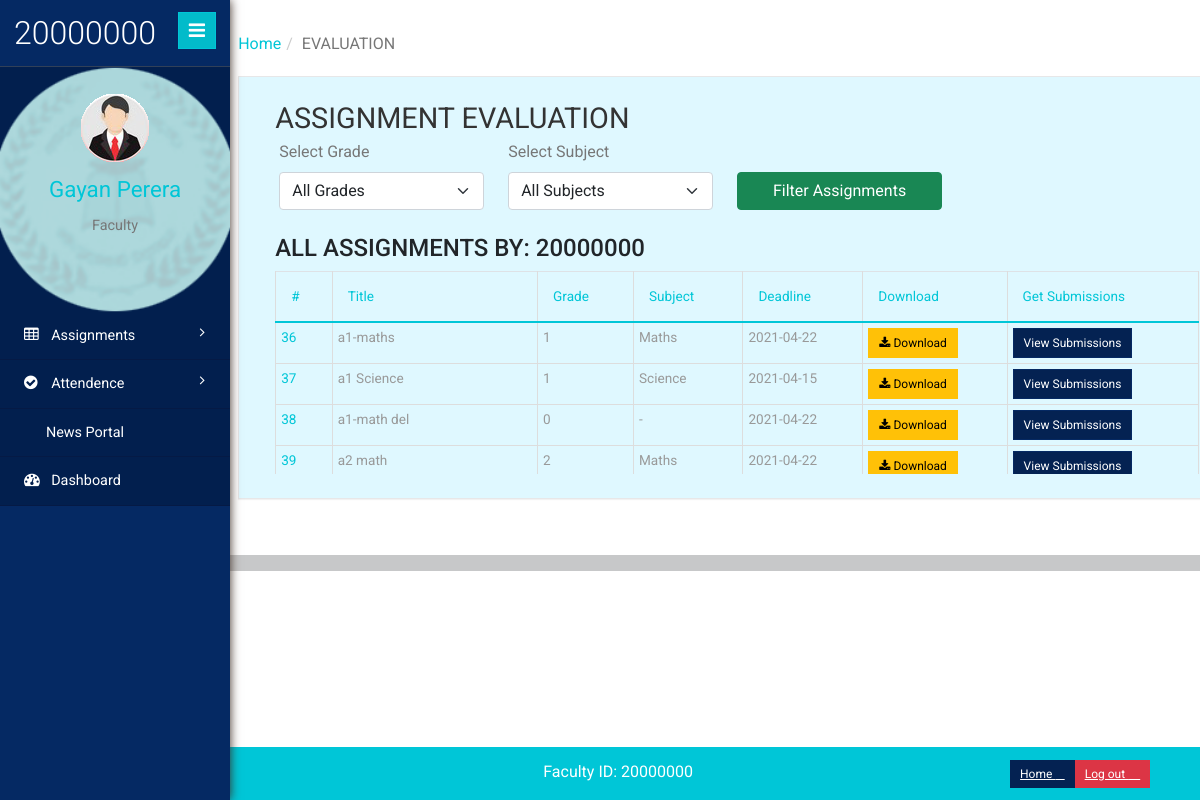
The page /faculty/home.php?at=evaluation (signed in) on the database its author committed.
### tables this page shows
CREATE TABLE `fc_assignments` (
  `assi_id` int(12) NOT NULL,
  `t_username` int(12) NOT NULL,
  `assi_dateup` datetime NOT NULL DEFAULT CURRENT_TIMESTAMP,
  `assi_deadline` date NOT NULL,
  `assi_subject` varchar(20) NOT NULL,
  `assi_title` varchar(50) NOT NULL,
  `assi_grade` int(5) NOT NULL,
  `assi_location` varchar(90) NOT NULL,
  `assi_size` int(8) NOT NULL DEFAULT '0'
);

CREATE TABLE `teacher_info` (
  `t_id` int(12) NOT NULL,
  `t_fullname` varchar(100) NOT NULL,
  `t_address` varchar(100) NOT NULL,
  `t_email` varchar(50) NOT NULL,
  `t_username` int(12) NOT NULL,
  `t_pass` varchar(30) NOT NULL,
  `t_dob` varchar(20) NOT NULL,
  `t_contact` varchar(15) NOT NULL,
  `t_staff_type` varchar(10) NOT NULL DEFAULT 'Teacher',
  `t_gender` varchar(10) NOT NULL,
  `t_created` datetime NOT NULL DEFAULT CURRENT_TIMESTAMP
);

### setting/config.php (called while the page is built, shortened)
<?php
class project2
{
	public $username = "username";
	public $password = "password";
	public $server = "localhost";
	public $dbname = "project2";
	public $connectdb;
	function __construct()
	{
		$this->connectdb = new mysqli($this->server,$this->username,$this->password,$this->dbname);
	}
	public function teacher_info($adminname,$t_staff_type)
	{
		switch($t_staff_type)
		{
			case "Teacher":
			$teacher_info_select = "select * from teacher_info where t_staff_type='$t_staff_type' AND t_username='$adminname'";
			break;
		}
		$teacher_info_select_run = $this->connectdb->query($teacher_info_select);
		return $teacher_info_select_run;
	}
	public function assi_list_faculty($t_username)
	{
		$assi_get = "SELECT * FROM `fc_assignments` WHERE t_username='$t_username'";
		$assi_run =  $this->connectdb->query($assi_get);
		return $assi_run;
	}
}
$ravi = new project2;
?>

### faculty/evaluation.php (the view, shortened to what this page needs)
<div class="outter-wp">
    <div class="sub-heard-part">
        <ol class="breadcrumb m-b-0">
            <li><a href="home.php">Home</a></li>
            <li class="active"><?php echo strtoupper($_GET['at']); ?> </li>
        </ol>
    </div>
    <div class="bkbox">
        <div class="validation-form container">
            <h2 class="inner-tittle ">ASSIGNMENT EVALUATION</h2>
            <form method="post" class="row g-3 needs-validation banukastform" novalidate enctype="multipart/form-data">
                <div class="row">
                    <div class="col-md-3 ">
                        <label class="form-label">Select Grade</label>
                        <select name="assi_grade" class="form-select" required>
                            <option value="All Grades"
                                <?php if(isset($_POST['btn_filter']) && $_POST['assi_grade']=="All Grades" ) { echo 'selected="selected"';} ?>>
                                All Grades</option>
                        </select>
                    </div>
                    <div class="col-md-3 ">
                        <label class="form-label">Select Subject</label>
                        <select name="assi_subject" class="form-select" required>
                            <option value="All Subjects"
                                <?php if(isset($_POST['btn_filter']) && $_POST['assi_subject']=="All Subjects" ) { echo 'selected="selected"';} ?>>
                                All Subjects</option>
                        </select>
                    </div>
                    <div class="col-md-3">
                        <label class="form-label">&nbsp;</label>
                        <button type="submit" name="btn_filter" class="btn-block btn btn-success">Filter
                            Assignments</button>
                    </div>
                </div>
            </form>
        </div>
        <br>
        <div class="container" id="tablediv">
            <?php
            $get_assi_list = $ravi->assi_list_faculty($t_username);
            if(isset($_POST['btn_filter'])){ ?>
            <h4 class="inner-tittle text-titlecase">Assignments by: <?php echo $t_username?>
                For Grade: <?php echo $_POST['assi_grade']?> | Subject: <?php echo $_POST['assi_subject']?></h4>
            <?php      }else{ ?>
            <h4 class="inner-tittle text-uppercase">All Assignments by: <?php echo $t_username?></h4>
            <?php      }
            if($get_assi_list->num_rows > 0){
        ?>
            <table class="table table-bordered table-sm table-responsive mytbl">
                <thead>
                    <tr>
                        <th>#</th>
                        <th>Title</th>
                        <th>Grade</th>
                        <th>Subject</th>
                        <th>Deadline</th>
                        <th>Download</th>
                        <th>Get Submissions</th>
                    </tr>
                </thead>
                <tbody>
                    <?php
                        while($row =$get_assi_list->fetch_assoc())	{
                    ?>
                    <tr>
                        <th><?php echo $row['assi_id'] ?></th>
                        <td><?php echo $row['assi_title']?></td>
                        <td><?php echo $row['assi_grade']?></td>
                        <td><?php echo $row['assi_subject']?></td>
                        <td><?php echo $row['assi_deadline']?></td>
                        <td><a class="btn btn-warning btn-sm" href="<?php echo $row['assi_location'] ?>"
                                target="_blank">
                                <i class="fa fa-download fw-fa"></i> Download</a>
                        </td>
                        <td>
                            <form class="form-inline" method="post" action="home.php?at=evaluate">
                                <button type="submit" name="btn_subs" class="btn btn-primary btn-sm">View Submissions</button>
                            </form>
                        </td>
                    </tr>
                    <?php
                        }
                    ?>
                </tbody>
            </table>
            <?php }else{ ?>
            <h4 class="inner-tittle text-uppercase">No Previous Uploads</h4>
            <?php }  ?>
        </div>
    </div>
</div>

### faculty/home.php (shortened to what this page needs)
<?php
include "../setting/config.php";
if(!$_SESSION['t_user'])
{
	header("location:index.php");
}
else
{
	$t_username = $_SESSION['t_user'];
	$t_name = $ravi->teacher_info($t_username,"Teacher");
	$faculty_display = $t_name->fetch_assoc();
}
?>
<!DOCTYPE HTML>
<html>
<head>
    <link href="css/bootstrap.min.css" rel='stylesheet' type='text/css' />
    <link href="../css/bootstrap5.min.css" rel="stylesheet" type='text/css'>
    <link href="css/style.css" rel='stylesheet' type='text/css' />
    <link href="css/banukacss.css" rel='stylesheet' type='text/css' />
    <link href="css/font-awesome.css" rel="stylesheet">
    <link rel="stylesheet" href="css/icon-font.min.css" type='text/css' />
    <link href="css/fabochart.css" rel='stylesheet' type='text/css' />
    <link rel="stylesheet" href="js-calendar/app.css">
</head>
<body>
    <div class="page-container">
        <div class="left-content">
            <div class="inner-content">
                <?php
				$homepage = "home1";
				if(isset($_GET['at']))
				{
					$homepage = $_GET['at'];
				}
				include $homepage.".php";
				?>
                <hr style="height:1em; ">
                <footer>
                    <p>
                        <?php $ip = $_SERVER['REMOTE_ADDR'];
					if ($ip != '127.0.0.1'){
					$details = json_decode(file_get_contents("http://ipinfo.io/{$ip}/json"));
					echo "User ID: $t_username | Logged in from: ";
					echo "$details->city, $details->region, $details->country with IP address: $details->ip" ;
										}else{
											echo "Faculty ID: $t_username";
                                       }
					?>
                        <a class=" btn-danger btn-sm float-right " href="logouts.php"><span> Log out </span><i
                                class="lnr lnr-power-switch"></i></a>
                        <a class=" btn-primary btn-sm float-right " href="../"><span> Home </span><i
                                class="lnr lnr-arrow-left"></i></a>
                    </p>
                </footer>
            </div>
        </div>
        <div class="sidebar-menu">
            <header class="logo">
                <a href="#" class="sidebar-icon"> <span class="fa fa-bars"></span> </a> <a href="#"> <span id="logo">
                        <h1><?php echo $t_username ?></h1>
                    </span>
                </a>
            </header>
            <div class="down" id="sidebarbg">
                <?php
				$st_gender = $faculty_display['t_gender'];
				if($st_gender == 'Male'){
					echo "<img src='images/bk/picm.png'>";
				}else if($st_gender == 'Female'){
					echo "<img src='images/bk/picf.png'>";
				}else{
					echo "<img src='images/bk/pice.png'>";
				}
				?>
                <span class=" name-caret"><?php echo $faculty_display['t_fullname']; ?></span>
                <p>Faculty</p>
                <ul>
                    <li><a class="tooltips" href="home.php"><span>Profile</span><i class="lnr lnr-user"></i></a></li>
                    <li><a class="tooltips" href="home.php"><span>Settings</span><i class="lnr lnr-cog"></i></a></li>
                    <li><a class="tooltips" href="logouts.php"><span>Log out</span><i
                                class="lnr lnr-power-switch"></i></a></li>
                </ul>
            </div>
            <div class="menu ">
                <ul id="menu">
                    <li id="menu-academico"><a href="#"><i class="fa fa-table"></i> <span>Assignments</span> <span
                                class="fa fa-angle-right" style="float: right"></span></a>
                    </li>
                    <li id="menu-academico"><a href="#"><i class="fa fa-check-circle"></i> <span>Attendence</span> <span
                                class="fa fa-angle-right" style="float: right"></span></a>
                    </li>
                    <li><a href="home.php?at=news-portal"><i class="lnr lnr-bullhorn"></i>
                            <span>News Portal</span></a></li>
                    <li><a href="home.php"><i class="fa fa-tachometer"></i> <span>Dashboard</span></a></li>
                </ul>
            </div>
        </div>
    </div>
    <link rel="stylesheet" href="css/vroom.css">
</body>
</html>

### faculty/css/banukacss.css (style rules this page uses)
a:not([class]) { text-decoration: none; }
.down>ul>li { text-shadow: 0 0 4px #7cbeff; color: #250d5c; }
#sidebarbg { background-image: url('../images/bk/logo2.png'); background-size: cover; background-position: center; background-color: #021F4E; }
#tablediv { max-height: 500px; overflow: auto; }
.bkbox { background-color: #dff8ff; padding: 2vw; box-shadow: 0 1px 1px rgba(0, 0, 0, .05); -o-box-shadow: 0 1px 1px rgba(0, 0, 0, .05); -webkit-box-shadow: 0 1px 1px rgba(0, 0, 0, .05); -moz-box-shadow: 0 1px 1px rgba(0, 0, 0, .05); border: 1px solid #E7E7E8; }
.mytbl>tbody>tr>td, .mytbl>tbody>tr>th { border-spacing: 0; border-collapse: collapse; margin: 0px !important; padding: 5px !important; }
#tablediv { max-height: 30vh; overflow: auto; }

### faculty/js-calendar/app.css (style rules this page uses)
:root { --dark-body: #4d4c5a; --dark-main: #141529; --dark-second: #79788c; --dark-hover: #323048; --dark-text: #f8fbff; --light-body: #f3f8fe; --light-main: #fdfdfd; --light-second: #c3c2c8; --light-hover: #edf0f5; --light-text: #151426; --blue: #0000ff; --white: #fff; --shadow: rgba(100, 100, 111, 0.2) 0px 7px 29px 0px; --font-family: cursive; }

### rows shown on the page
fc_assignments: assi_id "36", assi_title "a1-maths", assi_grade "1", assi_subject "Maths", assi_deadline "2021-04-22"
fc_assignments: assi_id "37", assi_title "a1 Science", assi_grade "1", assi_subject "Science", assi_deadline "2021-04-15"
fc_assignments: assi_id "38", assi_title "a1-math del", assi_grade "0", assi_subject "-", assi_deadline "2021-04-22"
fc_assignments: assi_id "39", assi_title "a2 math", assi_grade "2", assi_subject "Maths", assi_deadline "2021-04-22"
teacher_info: t_fullname "Gayan Perera"

### other values the page prints
$_GET['at'] "EVALUATION"
$t_username "20000000"
